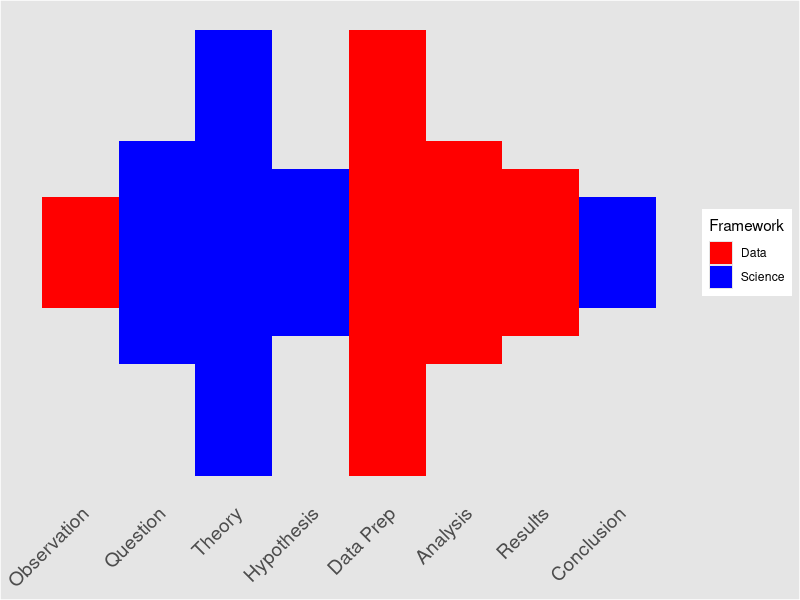
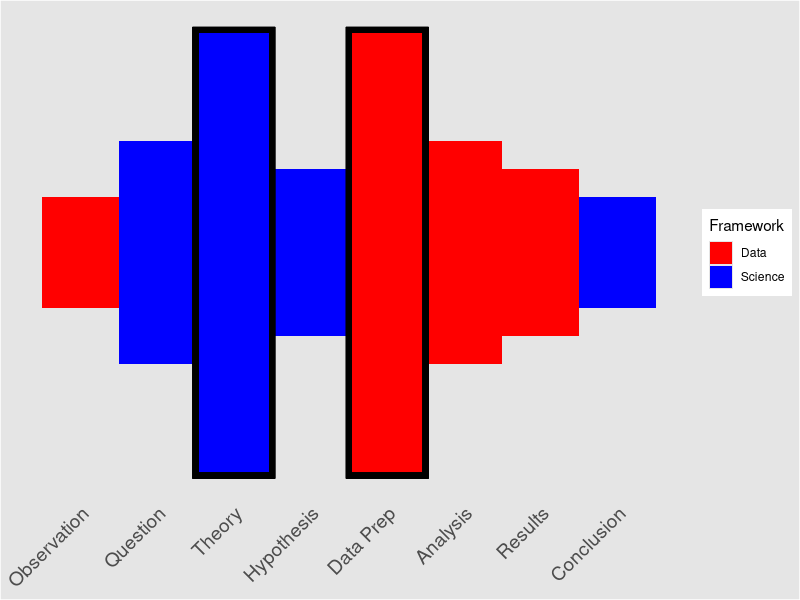

Write R code to recreate these figures, in order.
## ---- chunk 1
set.seed(123)
options(width=60)
knitr::opts_chunk$set(fig.align='center',fig.width=9,fig.height=5)
def.chunk.hook  <- knitr::knit_hooks$get("chunk")
knitr::knit_hooks$set(chunk = function(x, options) {
  x <- def.chunk.hook(x, options)
  ifelse(options$size != "normalsize", paste0("\n \\", options$size,"\n\n", x, "\n\n \\normalsize"), x)
})
## ---- chunk 2
require(tidyverse)
data.frame(step = c('Observation','Question','Theory','Hypothesis','Data Collection',
                    'Analysis','Results','Conclusion'),
           Framework = c('Data','Science','Science','Science','Data','Data','Data','Science'),
           x = c(.5,1.5,2.5,3.5,4.5,5.5,6.5,7.5),
           xend = c(1.5,2.5,3.5,4.5,5.5,6.5,7.5,8.5),
           y = c(-.5,-1,-2,-.75,-2,-1,-.75,-.5),
           yend = c(.5,1,2,.75,2,1,.75,.5)) %>%
  ggplot(aes(x = x,y = y,fill = Framework)) + 
  geom_rect(aes(xmin = x,ymin = y,xmax = xend,ymax = yend)) + 
  # geom_rect(xmin = c(2.5),ymin = c(-2),xmax = c(3.5),ymax = c(2),fill = NA,color = 'black',lwd = 2,
  #           inherit.aes = F) + 
  # geom_rect(xmin = c(4.5),ymin = c(-2),xmax = c(5.5),ymax = c(2),fill = NA,color = 'black',lwd = 2,
  #           inherit.aes = F) + 
  scale_fill_manual(values = c('red','blue')) +
  theme(axis.text.y = element_blank(),
        panel.background = element_rect(fill = 'grey90'),
        panel.grid.major = element_blank(), panel.grid.minor = element_blank(),
        axis.ticks = element_blank(),
        plot.background = element_rect(
          fill = "grey90" #,
          # colour = "black",
          # size = 1
        ),
        axis.text.x = element_text(angle = 45,hjust = 1,size = 14)) + 
  scale_x_continuous(breaks = seq(1,8,by = 1),labels = c('Observation','Question','Theory','Hypothesis','Data Prep',
                                                         'Analysis','Results','Conclusion')) + 
  xlab(NULL) + ylab(NULL)
## ---- chunk 3
require(tidyverse)
data.frame(step = c('Observation','Question','Theory','Hypothesis','Data Collection',
                    'Analysis','Results','Conclusion'),
           Framework = c('Data','Science','Science','Science','Data','Data','Data','Science'),
           x = c(.5,1.5,2.5,3.5,4.5,5.5,6.5,7.5),
           xend = c(1.5,2.5,3.5,4.5,5.5,6.5,7.5,8.5),
           y = c(-.5,-1,-2,-.75,-2,-1,-.75,-.5),
           yend = c(.5,1,2,.75,2,1,.75,.5)) %>%
  ggplot(aes(x = x,y = y,fill = Framework)) + 
  geom_rect(aes(xmin = x,ymin = y,xmax = xend,ymax = yend)) + 
  geom_rect(xmin = c(2.5),ymin = c(-2),xmax = c(3.5),ymax = c(2),fill = NA,color = 'black',lwd = 2,
            inherit.aes = F) + 
  geom_rect(xmin = c(4.5),ymin = c(-2),xmax = c(5.5),ymax = c(2),fill = NA,color = 'black',lwd = 2,
            inherit.aes = F) + 
  scale_fill_manual(values = c('red','blue')) +
  theme(axis.text.y = element_blank(),
        panel.background = element_rect(fill = 'grey90'),
        panel.grid.major = element_blank(), panel.grid.minor = element_blank(),
        axis.ticks = element_blank(),
        plot.background = element_rect(
          fill = "grey90" #,
          # colour = "black",
          # size = 1
        ),
        axis.text.x = element_text(angle = 45,hjust = 1,size = 14)) + 
  scale_x_continuous(breaks = seq(1,8,by = 1),labels = c('Observation','Question','Theory','Hypothesis','Data Prep',
                                                         'Analysis','Results','Conclusion')) + 
  xlab(NULL) + ylab(NULL)
